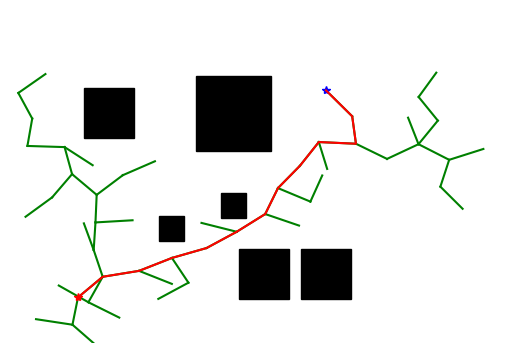

The Python source for this figure:
import numpy as np
import matplotlib.pyplot as plt
import random
import math
import copy


show_animation = True


class Node(object):

    def __init__(self, x, y):
        self.x = x
        self.y = y
        self.parent = None


class RRT(object):


    def __init__(self, start, goal, obstacle_list, rand_area):
        """
        Setting Parameter

        start:Start Position [x,y]
        goal:Goal Position [x,y]
        obstacleList:obstacle Positions [[x,y,size],...]
        randArea:random sampling Area [min,max]

        """
        self.start = Node(start[0], start[1])
        self.end = Node(goal[0], goal[1])
        self.min_rand = rand_area[0]
        self.max_rand = rand_area[1]
        self.expandDis = 1.2
        self.goalSampleRate = 0.5
        self.maxIter = 500
        self.obstacleList = obstacle_list
        self.nodeList = [self.start]

    def random_node(self):

        node_x = random.uniform(self.min_rand, self.max_rand)
        node_y = random.uniform(self.min_rand, self.max_rand)
        node = [node_x, node_y]

        return node

    
    def get_nearest_list_index(self,node_list, rnd):
        """
        :param node_list:
        :param rnd:
        :return:
        """
        d_list = [(node.x - rnd[0]) ** 2 + (node.y - rnd[1]) ** 2 for node in node_list]
        min_index = d_list.index(min(d_list))
        return min_index

    
    def collision_check(self,new_node, obstacle_list):
        a = 1
        for (ox, oy, size) in obstacle_list:
            dx = ox - new_node.x
            dy = oy - new_node.y
            d = math.sqrt(dx * dx + dy * dy)
            if d <= size:
                a = 0  # collision

        return a  # safe

    def planning(self):
        """
        Path planning

        animation: flag for animation on or off
        """

        while True:
            # Random Sampling
            if random.random() > self.goalSampleRate:
                rnd = self.random_node()
            else:
                rnd = [self.end.x, self.end.y]

            # Find nearest node
            min_index = self.get_nearest_list_index(self.nodeList, rnd)
            #print(min_index)

            # expand tree
            nearest_node = self.nodeList[min_index]

            theta = math.atan2(rnd[1] - nearest_node.y, rnd[0] - nearest_node.x)

            new_node = copy.deepcopy(nearest_node)
            new_node.x += self.expandDis * math.cos(theta)
            new_node.y += self.expandDis * math.sin(theta)
            new_node.parent = min_index

            if not self.collision_check(new_node,  self.obstacleList):
                continue

            self.nodeList.append(new_node)

            # check goal
            dx = new_node.x - self.end.x
            dy = new_node.y - self.end.y
            d = math.sqrt(dx * dx + dy * dy)
            if d <= self.expandDis:
                print("Goal!!")
                break

            if True:
                self.draw_graph(rnd)

        path = [[self.end.x, self.end.y]]
        last_index = len(self.nodeList) - 1
        while self.nodeList[last_index].parent is not None:
            node = self.nodeList[last_index]
            path.append([node.x, node.y])
            last_index = node.parent
        path.append([self.start.x, self.start.y])

        return path

    def draw_graph(self, rnd=None):
        """
        Draw Graph
        """
        #print('hi')
        plt.clf()
        if rnd is not None:
            plt.plot(rnd[0], rnd[1], "*k")
        for node in self.nodeList:
            if node.parent is not None:
                plt.plot([node.x, self.nodeList[node.parent].x], [
                         node.y, self.nodeList[node.parent].y], "-g")

        for (ox, oy, size) in self.obstacleList:
            plt.plot(ox, oy, "sk", ms=10*size)

        plt.plot(self.start.x, self.start.y, "*r")
        plt.plot(self.end.x, self.end.y, "*b")
        plt.axis([self.min_rand, self.max_rand, self.min_rand, self.max_rand])
        plt.axis('off')
        plt.pause(0.01)

    def draw_static(self, path):

        plt.clf()

        for node in self.nodeList:
            if node.parent is not None:
                plt.plot([node.x, self.nodeList[node.parent].x], [
                    node.y, self.nodeList[node.parent].y], "-g")

        for (ox, oy, size) in self.obstacleList:
            plt.plot(ox, oy, "sk", ms=18*size)

        plt.plot(self.start.x, self.start.y, "*r")
        plt.plot(self.end.x, self.end.y, "*b")
        plt.axis([self.min_rand, self.max_rand, self.min_rand, self.max_rand])
        plt.axis('off')
        plt.plot([data[0] for data in path], [data[1] for data in path], '-r')
        plt.show()


def main():
    print("start RRT path planning")

    obstacle_list = [
        (8, 1, 2),
        (3, 3, 1),
        (5, 8, 3),
        (5, 4, 1),
        (6, 1, 2),
        (1, 8, 2)]

    # Set Initial parameters
    rrt = RRT(start=[0, 0], goal=[8, 9], rand_area=[-2, 14], obstacle_list=obstacle_list)
    path = rrt.planning()
    print(path)

    # Draw final path
    if show_animation:
        plt.close()
        rrt.draw_static(path)


if __name__ == '__main__':
    main()
